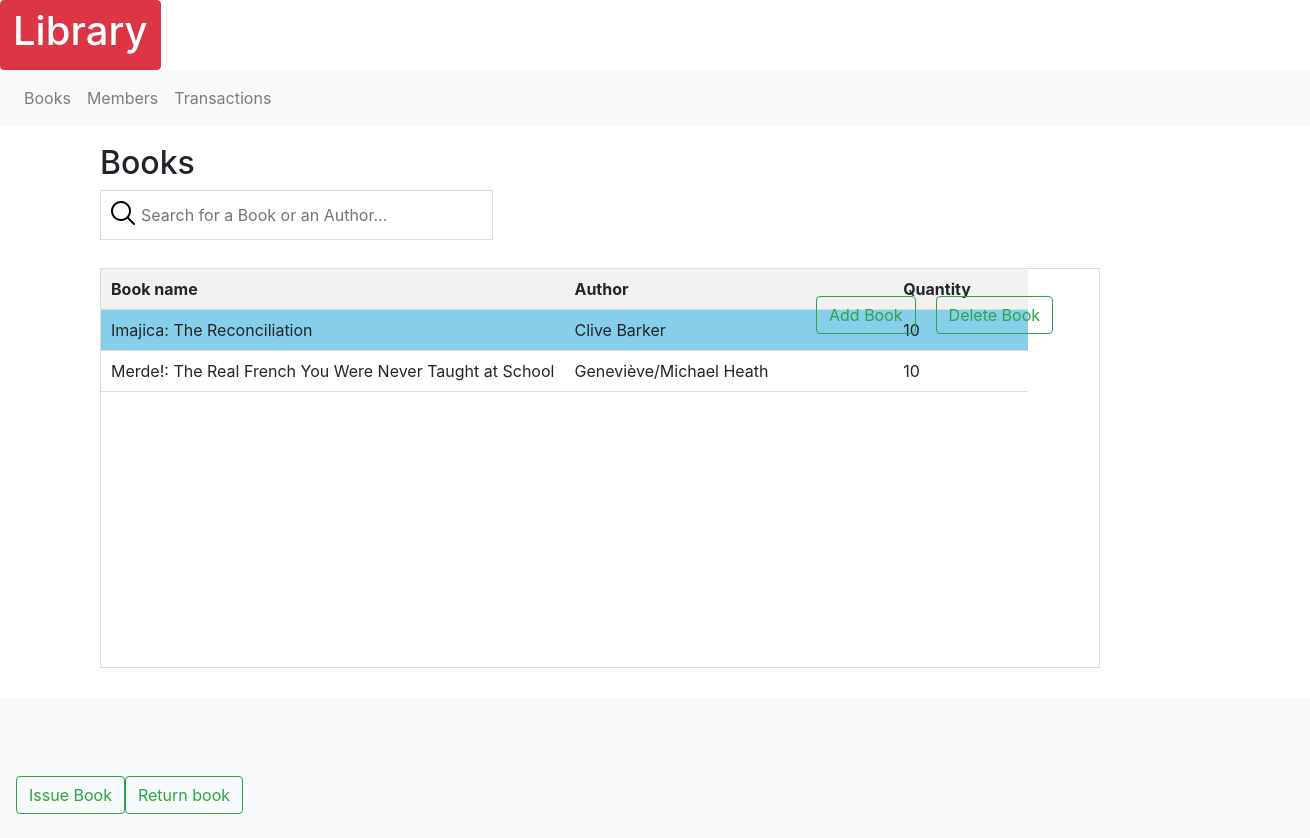
/home/1, run on the app's committed database.
### models.py (models this page shows, shortened)
class Books(db.Model):
    id = db.Column(db.Integer, primary_key=True)
    title = db.Column(db.String(100), nullable=False)
    author = db.Column(db.String(40))
    publisher = db.Column(db.String(40))
    quantity = db.Column(db.Integer, nullable=False)

### routes.py (the view)
@app.route('/')
@app.route('/index')
@app.route('/home/<a>', methods = ['POST', 'GET'])
def home(a=None):
    books = models.Books.query.all()
    if request.method =="POST":
        print(x)
    else:
        if a==None:
            return render_template('home.html', books=books, id=99999)
        else:
            return render_template('home.html', books=books, id= a)

### templates/home.html (shortened to what this page needs)
{% extends "base.html" %}
{% block main %}
    <div class="Books">
      <h2>Books</h2>
      <form class="search_book" action="#" method="POST">
        <p><input type = "text" id="myInput" onkeyup="myFunction()" placeholder="Search for a Book or an Author..."/></p>
      </form>
      {%set id= id|int%}
                <table id="myTable"  >
                    <tr class="header">
                      <th width="50%">Book name</th>
                      <th>Author</th>
                      <th>Quantity</th>
                    </tr>
                  {% for book in books %}
                    {% if book.id==id %}
                    <tr class="selected"  >
                      <td onclick="location.href='{{ url_for('home', a=book.id) }}'"> {{ book.title }}</td>
                      <td onclick="location.href='{{ url_for('home', a=book.id) }}'">{{ book.author }}</td>
                      <td onclick="location.href='{{ url_for('home', a=book.id) }}'">{{ book.quantity }}</td>
                    </tr>
                    {% else %}
                          <tr class="hov"  >
                            <td onclick="location.href='{{ url_for('home', a=book.id) }}'" >{{ book.title }}</td>
                            <td onclick="location.href='{{ url_for('home', a=book.id) }}'">{{ book.author }}</td>
                            <td onclick="location.href='{{ url_for('home', a=book.id) }}'">{{ book.quantity }}</td>
                          </tr>
                    {% endif %}
                  {% endfor %}
                </table>
              </div>
              <nav class="navbar navbar-light bg-light">
                <form class="form-inline">
                  <button class="btn btn-outline-success" id="Add" type="button" onclick="location.href='{{ url_for('adds') }}'">Add Book</button>
                  <button class="btn btn-outline-success" id="Delete" type="button" onclick="location.href='{{ url_for('delete', book_n=id) }}'">Delete Book</button>
                </form>
                </nav>
                <nav class="navbar navbar-light bg-light">
                <form class="form-inline">
                  <button class="btn btn-outline-success" type="button" onclick="location.href='{{ url_for('isreturn', val='issue', bookid=id) }}'">Issue Book</button>
                  <button class="btn btn-outline-success" type="button" onclick="location.href='{{ url_for('isreturn', val='return', bookid=id) }}'">Return book</button>
                </form>
              </nav>
{% endblock %}

### static/style.css (style rules this page uses)
body { margin: 1.5em; font-family: sans-serif; }
.Books { list-style-type: none; position: relative; top: -30px; left: 100px; }
#myInput { background-image: url('../static/searchicon.png'); background-position: 7px 7px; background-repeat: no-repeat; width: 30%; font-size: 16px; padding: 12px 20px 12px 40px; border: 1px solid #ddd; margin-bottom: 12px; }
#myTable { overflow: scroll; overflow-y: scroll; height: 25em; display: block; overflow-x: hidden; border-collapse: collapse; width: 1000px; border: 1px solid #ddd; font-size: 16px; }
#myTable th, #myTable td { text-align: left; padding: 10px; }
#myTable tr { border-bottom: 1px solid #ddd; }
#myTable tr.header { background-color: #f1f1f1; }
#Add { position: relative; top: -410px; left: 800px; }
#Delete { position: relative; top: -410px; left: 820px; }
.selected { background-color: skyblue; }

### data on the page
Books: title "Imajica: The Reconciliation", author "Clive Barker", quantity "10"
Books: title "Merde!: The Real French You Were Never Taught at School", author "Geneviève/Michael Heath", quantity "10"
